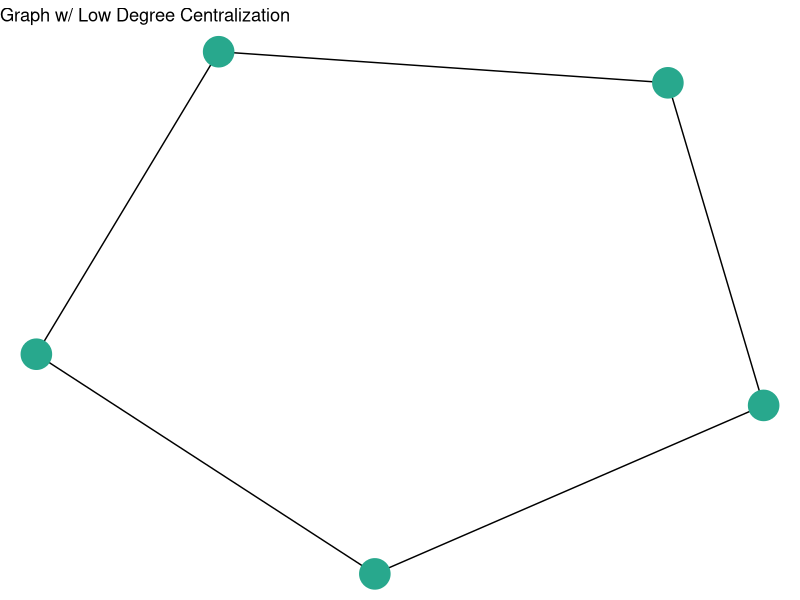
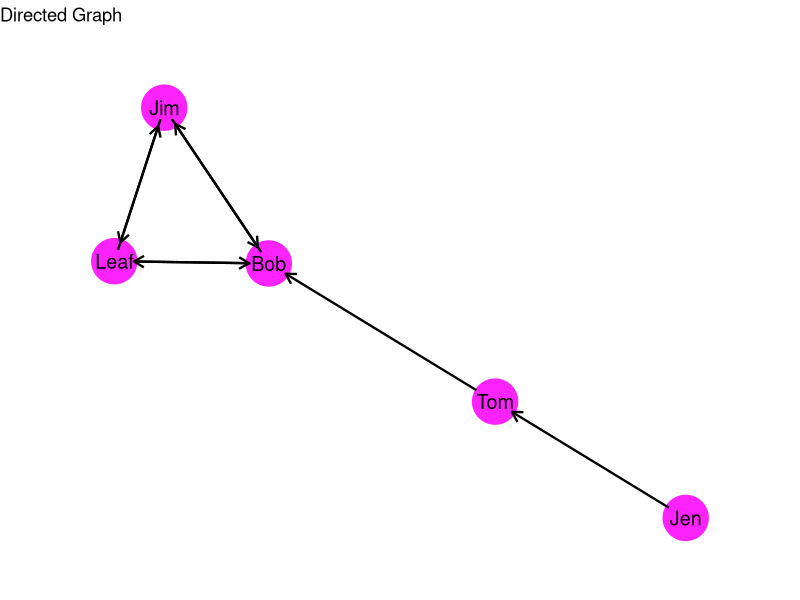
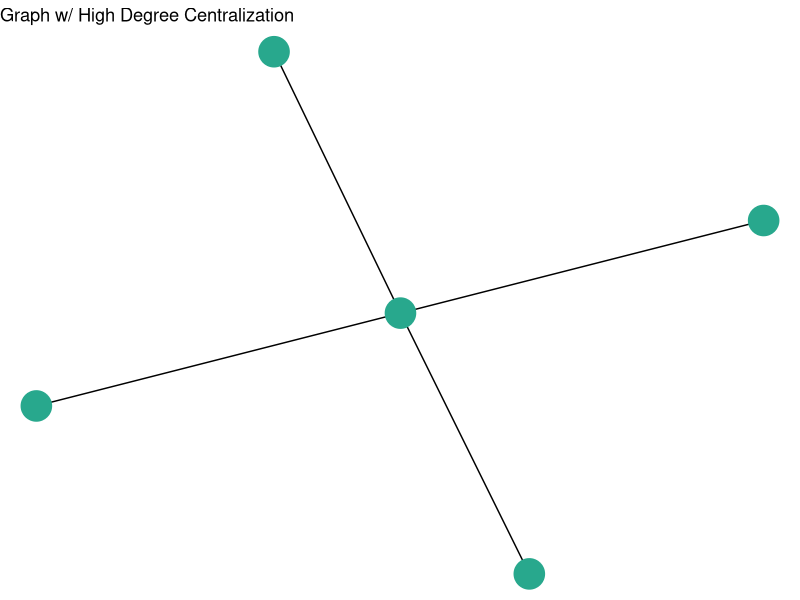
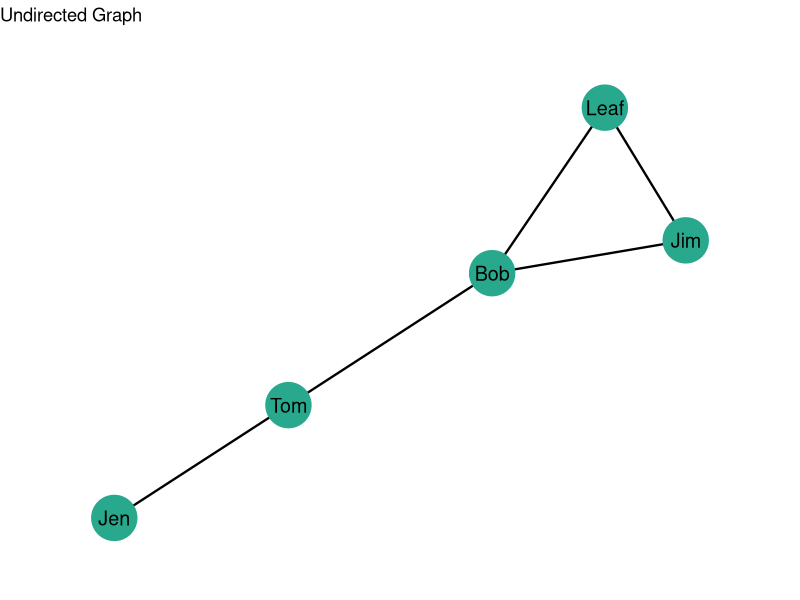

Here is the R script that generated these plots, in order: (Note: this script raises an error after producing the figures.)
## ---- chunk 1

knitr::opts_chunk$set(
  echo = FALSE, 
  message=FALSE, 
  warning=FALSE, 
  fig.width = 10,
  fig.align = "center"
  )

library( here )      # for the directory
library( ggraph )    # for plotting
library( igraph )    # for working with graphs
library( ggplot2 )   # for plotting
library( gridExtra ) # for plotting multiple plots
library( grid )      # to include the null graphical object
library( reshape2 )  # for reshaping the matrix data for a plot

## ---- chunk 2

# ----
# This creates the graphs for the plots below

# Create the graph objects
ugraph  <- graph_from_data_frame( 
  data.frame( 
    from = c( 1, 2, 3, 3, 4 ),
    to   = c( 2, 3, 4, 5, 5 ) ), 
  directed = FALSE )

digraph  <- graph_from_data_frame( 
  data.frame( 
    from = c( 1, 2, 3, 3, 4, 4, 5, 5  ),
    to   = c( 2, 3, 4, 5, 3, 5, 3, 4  ) ), 
  directed = TRUE )

star_net <- graph_from_data_frame(
  data.frame(
    from = c( 1, 1, 1, 1 ),
    to   = c( 2, 3, 4, 5 ) ),
  directed = FALSE )

circle_net <- graph_from_data_frame(
  data.frame(
    from = c( 1, 2, 3, 4, 5 ),
    to   = c( 2, 3, 4, 5, 1 ) ),
  directed = FALSE )

# Set the random seed to render the same plot
set.seed( 507 )

# Set a fixed layout using the Fruchterman-Reingold layout
layout <- layout_with_fr( ugraph )
dilayout <- layout_with_fr( digraph )

starlayout <- layout_with_fr( star_net )
circlelayout <- layout_with_fr( circle_net )


# Set the labels
custom_labels <- c( "Jen","Tom","Bob","Leaf","Jim" )

# Assign the labels to the graph nodes
V( ugraph )$name <- custom_labels
V( digraph )$name <- custom_labels

## ---- chunk 3

# create the undirected plots
u_graph <-
  ggraph( ugraph, 
          layout = layout ) +                  
  geom_edge_link( color = "black", width = 0.8 ) +  
  geom_node_point( color = "#28a88d", size = 15 ) +
  geom_node_text( aes( label = name ), 
                 color = "black", 
                 size = 5,        
                 vjust = 0.5,     
                 hjust = 0.5 ) +
  ggtitle( "Undirected Graph" ) + 
  scale_x_continuous( expand = expansion( mult = c( 0.2, 0.2 ) ) ) +
  scale_y_continuous( expand = expansion( mult = c( 0.2, 0.2 ) ) ) +
theme_void() 

star_graph <-
  ggraph( star_net, 
          layout = starlayout ) +                  
  geom_edge_link( ) +  
  geom_node_point( color = "#28a88d", size = 10 ) +
  ggtitle( "Graph w/ High Degree Centralization" ) + 
theme_void() 

circle_graph <-
  ggraph( circle_net, 
          layout = circlelayout ) +                  
  geom_edge_link( ) +  
  geom_node_point( color = "#28a88d", size = 10 ) +
  ggtitle( "Graph w/ Low Degree Centralization" ) + 
theme_void() 


# create the directed graphs
d_graph <- 
  ggraph( digraph, 
          layout = dilayout ) +                  
  geom_node_point( color = "#fc23fc", size = 15 ) +
  geom_node_text( aes( label = name ), 
                 color = "black", 
                 size = 5,        
                 vjust = 0.5,     
                 hjust = 0.5) +
  geom_edge_link( aes( start_cap = label_rect( node1.name ), 
                     end_cap = circle( 5, 'mm' ) ),
                 arrow = arrow( length = unit( 0.02, "npc" ) ), 
                 color = "black", width = 0.8) +
  ggtitle( "Directed Graph" ) + 
  scale_x_continuous( expand = expansion( mult = c( 0.2, 0.2 ) ) ) +
  scale_y_continuous( expand = expansion( mult = c( 0.2, 0.2 ) ) ) +
  theme_void()  

## ---- chunk 4
knitr::include_graphics( "images/thomas-wahedi-hate-speech.png" )
## ---- chunk 5

# create an adjacency matrix from the graph
adj_matrix <- as_adjacency_matrix( ugraph, sparse = FALSE )

# melt the matrix into a long format suitable for ggplot
df <- melt( adj_matrix )

# Reverse the order of the y-axis labels so they aren't backwards
df$Var2 <- factor( df$Var2, levels = rev( rownames( adj_matrix ) ) )

# plot the adjacency matrix
adj_to_plot <- ggplot( df, aes( Var1, Var2 ) ) +
  geom_tile( color = "black", fill = "white" ) +
  geom_text( aes( label = value ), color = "black" ) +
  coord_fixed() +
  theme_minimal() + 
  theme(panel.background = element_rect(fill = "white", color = NA),
        panel.grid.major = element_line(color = "gray"),  
        panel.grid.minor = element_line(color = "lightgray"),
        axis.text.x = element_text(hjust = 0.5, vjust = 0.5),
        axis.text.y = element_text(hjust = 0.5, vjust = 0.5),
        axis.title = element_blank(),
        axis.text.x.top = element_text(hjust = 0.5, vjust = 0.5),
        axis.ticks = element_blank()) + 
  labs(x = NULL, y = NULL) +  
  scale_y_discrete(position = "left") +
  scale_x_discrete(position = "top")  +
  ggtitle( "Adjacency Matrix for Undirected Graph" )

# plot the network and the adjacency matrix
grid.arrange( u_graph, adj_to_plot, ncol = 2 )

## ---- chunk 6

# plot the network and the adjacency matrix
grid.arrange( u_graph, adj_to_plot, ncol = 2 )

## ---- chunk 7

# plot the network and the adjacency matrix
grid.arrange( u_graph, adj_to_plot, ncol = 2 )

## ---- chunk 8
grid.arrange( star_graph, nullGrob(), circle_graph, ncol = 3, widths = c( 1, 0.2, 1 ) )
## ---- chunk 9

# create an adjacency matrix from the digraph
# note that you have to take the transpose for this to work correctly in the table
d_adj_matrix <- as_adjacency_matrix( t( digraph ), sparse = FALSE )

# melt the matrix into a long format suitable for ggplot
dfd <- melt( d_adj_matrix )

# Reverse the order of the y-axis labels so they aren't backwards
dfd$Var2 <- factor( dfd$Var2, levels = rev( rownames( d_adj_matrix ) ) )

# plot the adjacency matrix
adj_to_plot <- ggplot( dfd, aes( Var1, Var2 ) ) +
  geom_tile( color = "black", fill = "white" ) +
  geom_text( aes( label = value ), color = "black" ) +
  coord_fixed() +
  theme_minimal() + 
  theme(panel.background = element_rect(fill = "white", color = NA),
        panel.grid.major = element_line(color = "gray"),  
        panel.grid.minor = element_line(color = "lightgray"),
        axis.text.x = element_text(hjust = 0.5, vjust = 0.5),
        axis.text.y = element_text(hjust = 0.5, vjust = 0.5),
        axis.title = element_blank(),
        axis.text.x.top = element_text(hjust = 0.5, vjust = 0.5),
        axis.ticks = element_blank()) + 
  labs(x = NULL, y = NULL) +  
  scale_y_discrete(position = "left") +
  scale_x_discrete(position = "top")  +
  ggtitle( "Adjacency Matrix for Directed Graph" )

# plot the network and the adjacency matrix
grid.arrange( d_graph, adj_to_plot, ncol = 2 )

## ---- chunk 10

# plot the network and the adjacency matrix
grid.arrange( d_graph, adj_to_plot, ncol = 2 )
